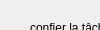
             <widget class="QWidget" name="page_22">
              <property name="geometry">
               <rect>
                <x>0</x>
                <y>0</y>
                <width>100</width>
                <height>30</height>
               </rect>
              </property>
              <attribute name="label">
               <string>affectation et suivie des taches par employe</string>
              </attribute>
              <widget class="QLabel" name="label_250">
               <property name="geometry">
                <rect>
                 <x>30</x>
                 <y>20</y>
                 <width>91</width>
                 <height>16</height>
                </rect>
               </property>
               <property name="text">
                <string>confier la tâche n°</string>
               </property>
              </widget>
              <widget class="QComboBox" name="comboBox_19">
               <property name="geometry">
                <rect>
                 <x>140</x>
                 <y>20</y>
                 <width>61</width>
                 <height>22</height>
                </rect>
               </property>
              </widget>
              <widget class="QLabel" name="label_251">
               <property name="geometry">
                <rect>
                 <x>30</x>
                 <y>60</y>
                 <width>61</width>
                 <height>16</height>
                </rect>
               </property>
               <property name="text">
                <string>Au employe n°</string>
               </property>
              </widget>
              <widget class="QComboBox" name="comboBox_20">
               <property name="geometry">
                <rect>
                 <x>140</x>
                 <y>60</y>
                 <width>62</width>
                 <height>22</height>
                </rect>
               </property>
              </widget>
              <widget class="QTableView" name="tableView_21">
               <property name="geometry">
                <rect>
                 <x>460</x>
                 <y>20</y>
                 <width>401</width>
                 <height>281</height>
                </rect>
               </property>
               <property name="styleSheet">
                <string notr="true">color:black;
background-color:white;</string>
               </property>
              </widget>
              <widget class="QPushButton" name="pushButton_157">
               <property name="geometry">
                <rect>
                 <x>320</x>
                 <y>40</y>
                 <width>80</width>
                 <height>30</height>
                </rect>
               </property>
               <property name="minimumSize">
                <size>
                 <width>80</width>
                 <height>30</height>
                </size>
               </property>
               <property name="maximumSize">
                <size>
                 <width>80</width>
                 <height>30</height>
                </size>
               </property>
               <property name="font">
                <font>
                 <family>Segoe UI Black</family>
                 <pointsize>10</pointsize>
                 <weight>75</weight>
                 <bold>true</bold>
                </font>
               </property>
               <property name="styleSheet">
                <string notr="true">background-color: #deb30f;
color:white;
border-radius: 12px;</string>
               </property>
               <property name="text">
                <string>OK</string>
               </property>
              </widget>
             </widget>
